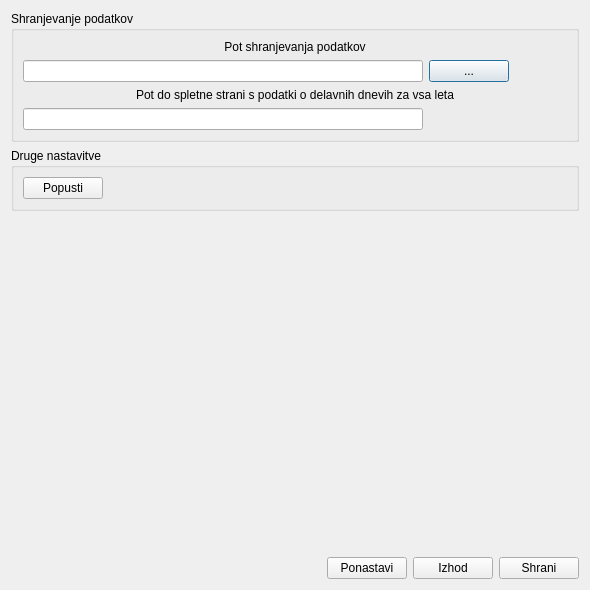
<?xml version="1.0" encoding="UTF-8"?>
<ui version="4.0">
 <class>nastavitve</class>
 <widget class="QDialog" name="nastavitve">
  <property name="windowModality">
   <enum>Qt::ApplicationModal</enum>
  </property>
  <property name="geometry">
   <rect>
    <x>0</x>
    <y>0</y>
    <width>590</width>
    <height>590</height>
   </rect>
  </property>
  <property name="windowTitle">
   <string>Programske nastavitve</string>
  </property>
  <layout class="QVBoxLayout" name="verticalLayout_3">
   <item>
    <widget class="QGroupBox" name="groupBox">
     <property name="title">
      <string>Shranjevanje podatkov</string>
     </property>
     <layout class="QVBoxLayout" name="verticalLayout">
      <item>
       <widget class="QLabel" name="lbl_pot">
        <property name="text">
         <string>Pot shranjevanja podatkov</string>
        </property>
        <property name="alignment">
         <set>Qt::AlignCenter</set>
        </property>
       </widget>
      </item>
      <item>
       <layout class="QHBoxLayout" name="horizontalLayout">
        <item>
         <widget class="QLineEdit" name="txt_pot">
          <property name="minimumSize">
           <size>
            <width>400</width>
            <height>0</height>
           </size>
          </property>
         </widget>
        </item>
        <item>
         <widget class="QPushButton" name="btn_pot">
          <property name="text">
           <string>...</string>
          </property>
         </widget>
        </item>
        <item>
         <spacer name="horizontalSpacer_4">
          <property name="orientation">
           <enum>Qt::Horizontal</enum>
          </property>
          <property name="sizeHint" stdset="0">
           <size>
            <width>40</width>
            <height>20</height>
           </size>
          </property>
         </spacer>
        </item>
       </layout>
      </item>
      <item>
       <widget class="QLabel" name="label">
        <property name="text">
         <string>Pot do spletne strani s podatki o delavnih dnevih za vsa leta</string>
        </property>
        <property name="alignment">
         <set>Qt::AlignCenter</set>
        </property>
       </widget>
      </item>
      <item>
       <layout class="QHBoxLayout" name="horizontalLayout_3">
        <item>
         <widget class="QLineEdit" name="txt_pot_do_delavnikov">
          <property name="minimumSize">
           <size>
            <width>400</width>
            <height>0</height>
           </size>
          </property>
         </widget>
        </item>
        <item>
         <spacer name="horizontalSpacer_5">
          <property name="orientation">
           <enum>Qt::Horizontal</enum>
          </property>
          <property name="sizeHint" stdset="0">
           <size>
            <width>40</width>
            <height>20</height>
           </size>
          </property>
         </spacer>
        </item>
       </layout>
      </item>
     </layout>
    </widget>
   </item>
   <item>
    <widget class="QGroupBox" name="groupBox_2">
     <property name="title">
      <string>Druge nastavitve</string>
     </property>
     <layout class="QHBoxLayout" name="horizontalLayout_2">
      <item>
       <layout class="QVBoxLayout" name="verticalLayout_2">
        <item>
         <widget class="QPushButton" name="btn_popusti">
          <property name="text">
           <string>Popusti</string>
          </property>
         </widget>
        </item>
       </layout>
      </item>
      <item>
       <spacer name="horizontalSpacer">
        <property name="orientation">
         <enum>Qt::Horizontal</enum>
        </property>
        <property name="sizeHint" stdset="0">
         <size>
          <width>450</width>
          <height>20</height>
         </size>
        </property>
       </spacer>
      </item>
     </layout>
    </widget>
   </item>
   <item>
    <spacer name="verticalSpacer">
     <property name="orientation">
      <enum>Qt::Vertical</enum>
     </property>
     <property name="sizeHint" stdset="0">
      <size>
       <width>20</width>
       <height>40</height>
      </size>
     </property>
    </spacer>
   </item>
   <item>
    <layout class="QHBoxLayout" name="horizontalLayout_4">
     <item>
      <spacer name="horizontalSpacer_3">
       <property name="orientation">
        <enum>Qt::Horizontal</enum>
       </property>
       <property name="sizeHint" stdset="0">
        <size>
         <width>40</width>
         <height>20</height>
        </size>
       </property>
      </spacer>
     </item>
     <item>
      <widget class="QPushButton" name="btn_ponastavi">
       <property name="text">
        <string>Ponastavi</string>
       </property>
      </widget>
     </item>
     <item>
      <widget class="QPushButton" name="btn_izhod">
       <property name="text">
        <string>Izhod</string>
       </property>
      </widget>
     </item>
     <item>
      <widget class="QPushButton" name="btn_shrani">
       <property name="text">
        <string>Shrani</string>
       </property>
      </widget>
     </item>
    </layout>
   </item>
  </layout>
 </widget>
 <resources/>
 <connections/>
</ui>
